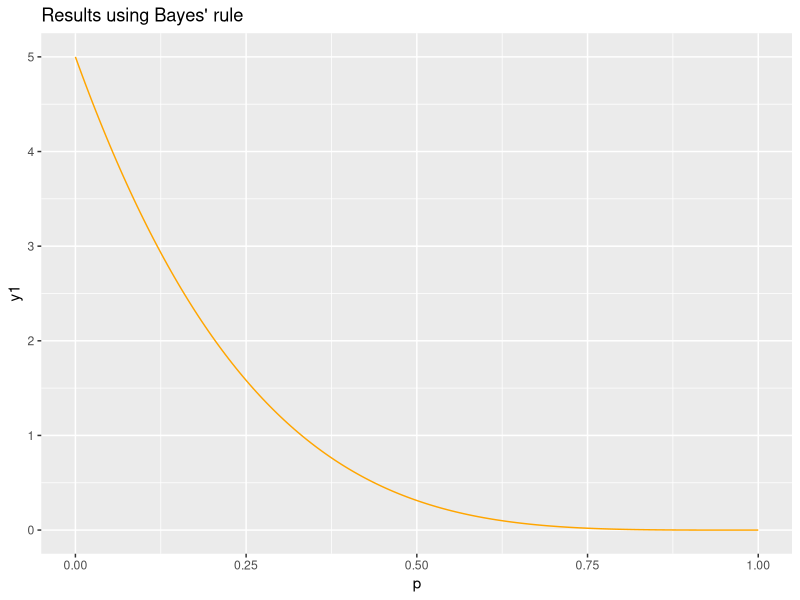
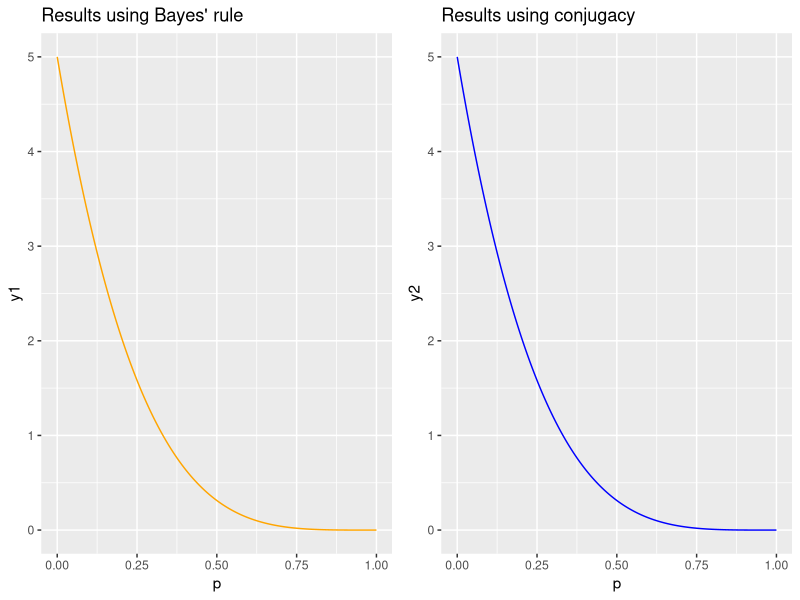

Here is the R script that generated these plots, in order:
# Beta binomial Conjugacy 
# in this code we use a bayesian approach to obtain the probability of p if p follows the Beta distribution
# imsging tossing a coin four times and HHHH as the outcome. number of heads follow a random binomial variable

library(ggplot2)
library(gridExtra)
integrand = function(p) {
  (1-p)**4 # this is the likelihood considering the binomial distribution
}

denominator = integrate(integrand, lower = 0, upper = 1)
p = seq(0,1, by = 0.005) # this vector is set to plot the distribution of p later
y1 = (1-p)**4 / denominator$value
plot1 = qplot(p, y1, geom = "line", col = I("orange"), main = "Results using Bayes' rule")

plot1

# now use the beta distribution
y2 = dbeta(p, shape1 = 1, shape2 = 5) # posterior. this posterior is calculated with the assumption of uniform prior, beta(1,1). 
plot2 = qplot(p, y2, geom = "line", col = I("blue"), main = "Results using conjugacy")
grid.arrange(plot1, plot2, ncol = 2)

#probability of p<0.5
pbeta(0.5, shape1 = 1, shape2 = 5)
